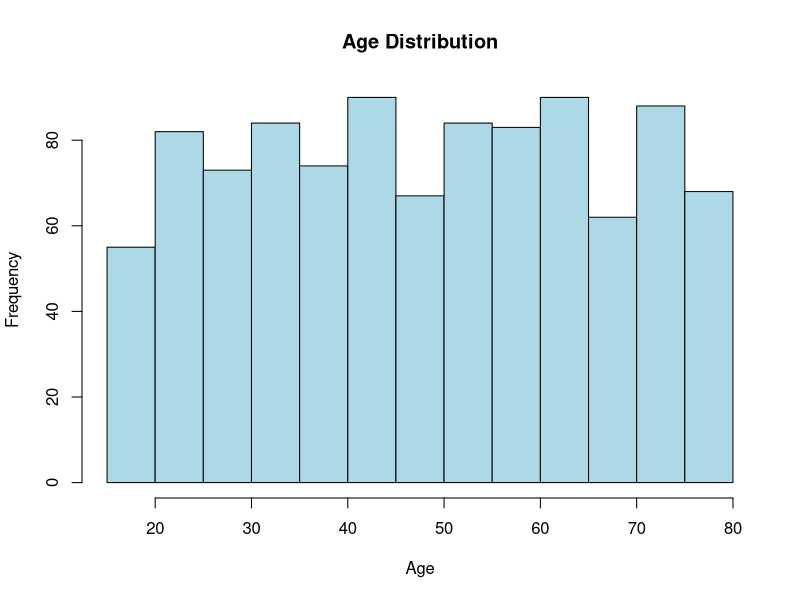
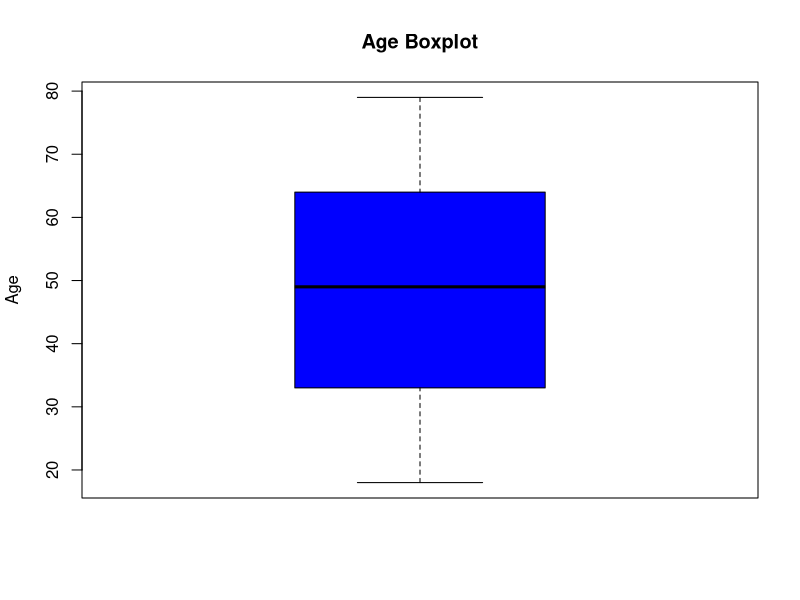
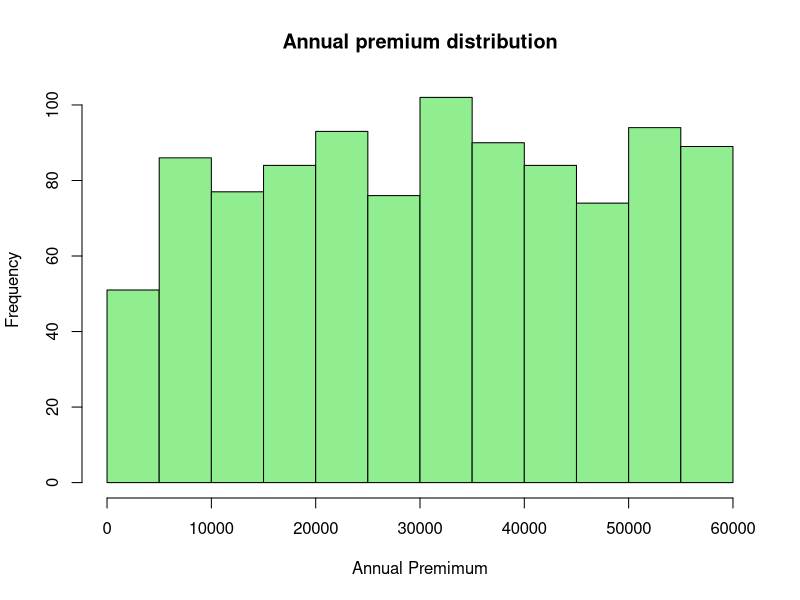
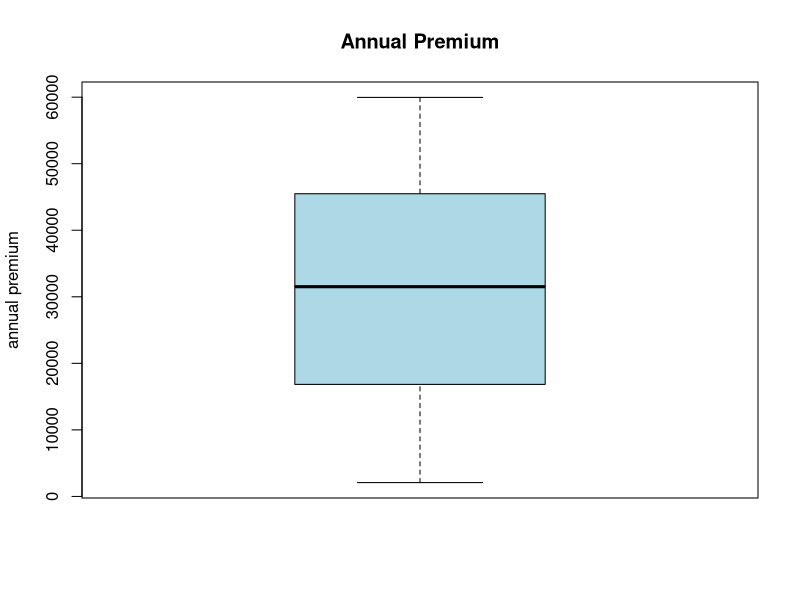
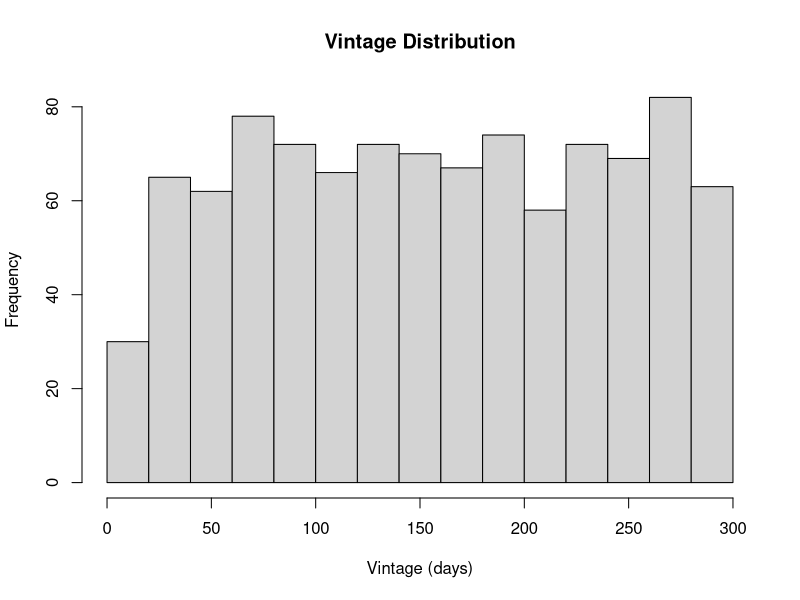
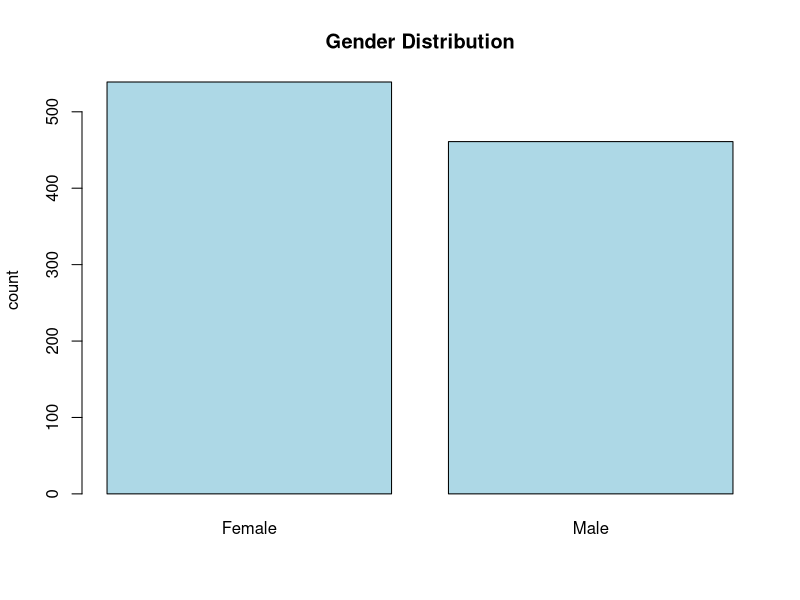
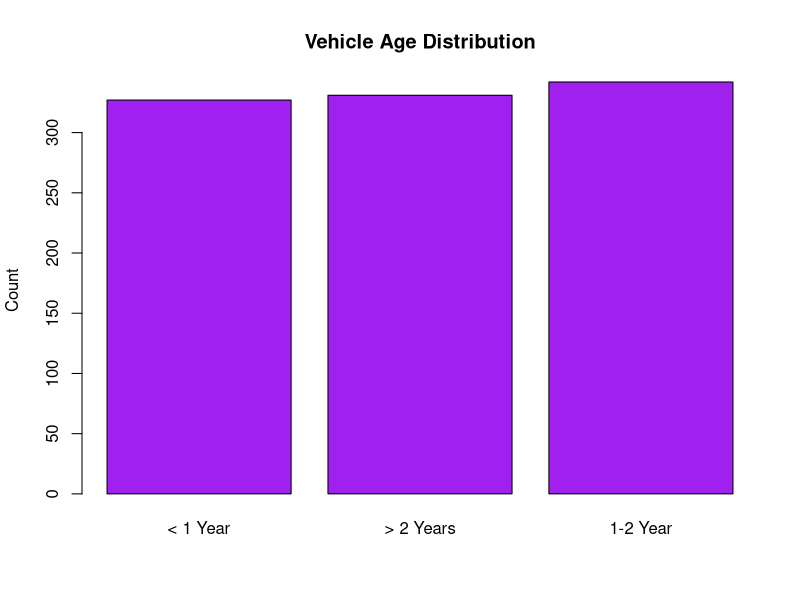
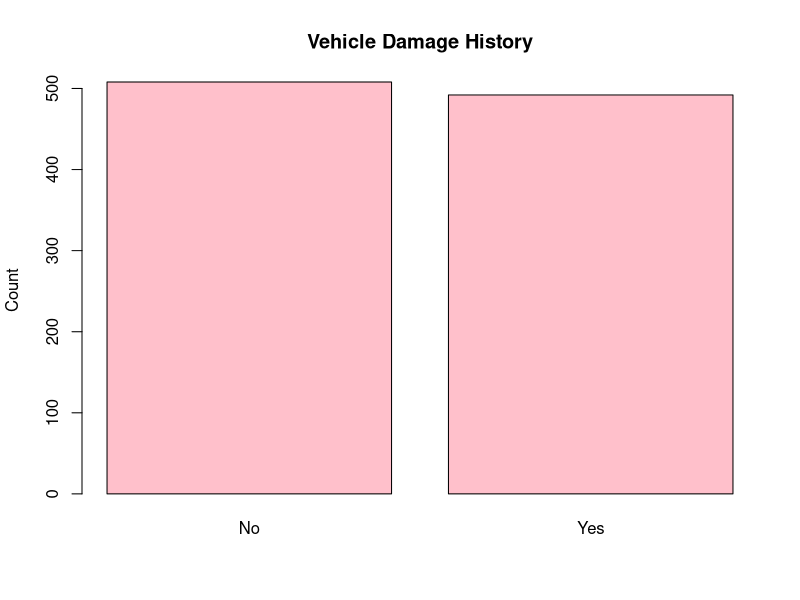

Generate these figures, in order, with R:
#LIFE INSURANCE EDA PROJECT 
library(readr)
library(dplyr)

#1. LOAD DATA
data <- read_csv("train.csv")

#2. QUICK LOOK
head(data)
str(data)
summary(data)
names(data)

#2.1 check missing values per column
colSums(is.na(data))

#2.2 check total rows and colums
dim(data)
# check for duplicated rows
sum(duplicated(data))
#2.3 Age
summary(data$age)
sd(data$age)
hist(data$age,
     main = "Age Distribution",
     xlab = "Age",
     col = "lightblue")

boxplot(data$age, 
        main = "Age Boxplot",
        ylab = "Age",
        col = "blue")
#2.4 Anual premium
summary(data$annual_premium)
hist(data$annual_premium,
     main = "Annual premium distribution",
     xlab = "Annual Premimum",
     col = "light green")
#box plot
boxplot(data$annual_premium,
        main = "Annual Premium", 
        col = "light blue",
        ylab = "annual premium")
#2.5. Vintage
summary(data$vintage)

hist(data$vintage, 
     main = "Vintage Distribution", 
     xlab = "Vintage (days)",
     col = "lightgray")

#3. CATEGORICAL:
table(data$gender)
barplot(table(data$gender), 
        main = "Gender Distribution",
        ylab = "count", 
        col = "lightblue")

table(data$vehicle_age)
barplot(table(data$vehicle_age),
        main = "Vehicle Age Distribution",
        ylab = "Count",
        col = "purple")

table(data$vehicle_damage)
barplot(table(data$vehicle_damage),
        main = "Vehicle Damage History",
        ylab = "Count",
        col = "pink")

table(data$previously_insured)
barplot(table(data$previously_insured),
        main = "Previously Insured",
        names.arg = c("No", "Yes"),
        ylab = "Count",
        col = "yellow")

# Response (target)
table(data$response)
prop.table(table(data$response))
barplot(table(data$response),
        main = "Insurance Interest (Response)",
        names.arg = c("No", "Yes"),
        ylab = "Count",
        col = "lightgreen")


#4. AVERAGE BY RESPONSE
# Average age by response
data %>%
  group_by(response) %>%
  summarise(mean_age = mean(age),
            median_age = median(age),
            n = n())
boxplot(age ~ response,
        data = data,
        main = "Age by Response",
        xlab = "Response (0 = No, 1 = Yes)",
        ylab = "Age",
        col="lightgreen")

table(data$vehicle_damage, data$response)

prop.table(table(data$vehicle_damage, data$response), 1)

table(data$vehicle_age, data$response)
prop.table(table(data$vehicle_age, data$response), 1)


data %>%
  group_by(response) %>%
  summarise(mean_premium = mean(annual_premium),
            median_premium = median(annual_premium))

summary(data$response)
